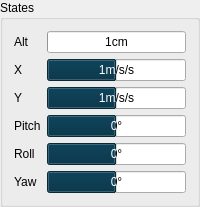
           <widget class="QGroupBox" name="groupBox_4">
            <property name="maximumSize">
             <size>
              <width>600</width>
              <height>600</height>
             </size>
            </property>
            <property name="title">
             <string>States</string>
            </property>
            <layout class="QGridLayout" name="gridLayout_6">
             <item row="0" column="0">
              <layout class="QGridLayout" name="gridLayout_5">
               <item row="0" column="0">
                <widget class="QLabel" name="label_27">
                 <property name="sizePolicy">
                  <sizepolicy hsizetype="Maximum" vsizetype="Minimum">
                   <horstretch>0</horstretch>
                   <verstretch>0</verstretch>
                  </sizepolicy>
                 </property>
                 <property name="maximumSize">
                  <size>
                   <width>16777215</width>
                   <height>15</height>
                  </size>
                 </property>
                 <property name="font">
                  <font>
                   <strikeout>false</strikeout>
                  </font>
                 </property>
                 <property name="text">
                  <string>Alt</string>
                 </property>
                 <property name="textFormat">
                  <enum>Qt::PlainText</enum>
                 </property>
                 <property name="scaledContents">
                  <bool>false</bool>
                 </property>
                </widget>
               </item>
               <item row="0" column="1">
                <widget class="QProgressBar" name="altBar">
                 <property name="sizePolicy">
                  <sizepolicy hsizetype="Expanding" vsizetype="MinimumExpanding">
                   <horstretch>0</horstretch>
                   <verstretch>0</verstretch>
                  </sizepolicy>
                 </property>
                 <property name="minimumSize">
                  <size>
                   <width>0</width>
                   <height>0</height>
                  </size>
                 </property>
                 <property name="maximumSize">
                  <size>
                   <width>16777215</width>
                   <height>16777215</height>
                  </size>
                 </property>
                 <property name="palette">
                  <palette>
                   <active>
                    <colorrole role="Highlight">
                     <brush brushstyle="SolidPattern">
                      <color alpha="255">
                       <red>13</red>
                       <green>57</green>
                       <blue>76</blue>
                      </color>
                     </brush>
                    </colorrole>
                   </active>
                   <inactive>
                    <colorrole role="Highlight">
                     <brush brushstyle="SolidPattern">
                      <color alpha="255">
                       <red>13</red>
                       <green>57</green>
                       <blue>76</blue>
                      </color>
                     </brush>
                    </colorrole>
                   </inactive>
                   <disabled>
                    <colorrole role="Highlight">
                     <brush brushstyle="SolidPattern">
                      <color alpha="255">
                       <red>250</red>
                       <green>250</green>
                       <blue>250</blue>
                      </color>
                     </brush>
                    </colorrole>
                   </disabled>
                  </palette>
                 </property>
                 <property name="minimum">
                  <number>0</number>
                 </property>
                 <property name="maximum">
                  <number>600</number>
                 </property>
                 <property name="value">
                  <number>1</number>
                 </property>
                 <property name="alignment">
                  <set>Qt::AlignLeading|Qt::AlignLeft|Qt::AlignVCenter</set>
                 </property>
                 <property name="orientation">
                  <enum>Qt::Horizontal</enum>
                 </property>
                 <property name="format">
                  <string>%vcm</string>
                 </property>
                </widget>
               </item>
               <item row="1" column="0">
                <widget class="QLabel" name="label_25">
                 <property name="sizePolicy">
                  <sizepolicy hsizetype="Maximum" vsizetype="Minimum">
                   <horstretch>0</horstretch>
                   <verstretch>0</verstretch>
                  </sizepolicy>
                 </property>
                 <property name="maximumSize">
                  <size>
                   <width>16777215</width>
                   <height>15</height>
                  </size>
                 </property>
                 <property name="text">
                  <string>X</string>
                 </property>
                </widget>
               </item>
               <item row="1" column="1">
                <widget class="QProgressBar" name="xBar">
                 <property name="sizePolicy">
                  <sizepolicy hsizetype="Expanding" vsizetype="MinimumExpanding">
                   <horstretch>0</horstretch>
                   <verstretch>0</verstretch>
                  </sizepolicy>
                 </property>
                 <property name="minimumSize">
                  <size>
                   <width>0</width>
                   <height>0</height>
                  </size>
                 </property>
                 <property name="maximumSize">
                  <size>
                   <width>16777215</width>
                   <height>16777215</height>
                  </size>
                 </property>
                 <property name="palette">
                  <palette>
                   <active>
                    <colorrole role="Highlight">
                     <brush brushstyle="SolidPattern">
                      <color alpha="255">
                       <red>13</red>
                       <green>57</green>
                       <blue>76</blue>
                      </color>
                     </brush>
                    </colorrole>
                   </active>
                   <inactive>
                    <colorrole role="Highlight">
                     <brush brushstyle="SolidPattern">
                      <color alpha="255">
                       <red>13</red>
                       <green>57</green>
                       <blue>76</blue>
                      </color>
                     </brush>
                    </colorrole>
                   </inactive>
                   <disabled>
                    <colorrole role="Highlight">
                     <brush brushstyle="SolidPattern">
                      <color alpha="255">
                       <red>250</red>
                       <green>250</green>
                       <blue>250</blue>
                      </color>
                     </brush>
                    </colorrole>
                   </disabled>
                  </palette>
                 </property>
                 <property name="minimum">
                  <number>-400</number>
                 </property>
                 <property name="maximum">
                  <number>400</number>
                 </property>
                 <property name="value">
                  <number>1</number>
                 </property>
                 <property name="alignment">
                  <set>Qt::AlignLeading|Qt::AlignLeft|Qt::AlignVCenter</set>
                 </property>
                 <property name="orientation">
                  <enum>Qt::Horizontal</enum>
                 </property>
                 <property name="format">
                  <string>%vm/s/s</string>
                 </property>
                </widget>
               </item>
               <item row="2" column="0">
                <widget class="QLabel" name="label_26">
                 <property name="sizePolicy">
                  <sizepolicy hsizetype="Maximum" vsizetype="Minimum">
                   <horstretch>0</horstretch>
                   <verstretch>0</verstretch>
                  </sizepolicy>
                 </property>
                 <property name="maximumSize">
                  <size>
                   <width>16777215</width>
                   <height>15</height>
                  </size>
                 </property>
                 <property name="text">
                  <string>Y</string>
                 </property>
                </widget>
               </item>
               <item row="2" column="1">
                <widget class="QProgressBar" name="yBar">
                 <property name="sizePolicy">
                  <sizepolicy hsizetype="Expanding" vsizetype="MinimumExpanding">
                   <horstretch>0</horstretch>
                   <verstretch>0</verstretch>
                  </sizepolicy>
                 </property>
                 <property name="minimumSize">
                  <size>
                   <width>0</width>
                   <height>0</height>
                  </size>
                 </property>
                 <property name="maximumSize">
                  <size>
                   <width>16777215</width>
                   <height>16777215</height>
                  </size>
                 </property>
                 <property name="palette">
                  <palette>
                   <active>
                    <colorrole role="Highlight">
                     <brush brushstyle="SolidPattern">
                      <color alpha="255">
                       <red>13</red>
                       <green>57</green>
                       <blue>76</blue>
                      </color>
                     </brush>
                    </colorrole>
                   </active>
                   <inactive>
                    <colorrole role="Highlight">
                     <brush brushstyle="SolidPattern">
                      <color alpha="255">
                       <red>13</red>
                       <green>57</green>
                       <blue>76</blue>
                      </color>
                     </brush>
                    </colorrole>
                   </inactive>
                   <disabled>
                    <colorrole role="Highlight">
                     <brush brushstyle="SolidPattern">
                      <color alpha="255">
                       <red>250</red>
                       <green>250</green>
                       <blue>250</blue>
                      </color>
                     </brush>
                    </colorrole>
                   </disabled>
                  </palette>
                 </property>
                 <property name="minimum">
                  <number>-400</number>
                 </property>
                 <property name="maximum">
                  <number>400</number>
                 </property>
                 <property name="value">
                  <number>1</number>
                 </property>
                 <property name="alignment">
                  <set>Qt::AlignLeading|Qt::AlignLeft|Qt::AlignVCenter</set>
                 </property>
                 <property name="orientation">
                  <enum>Qt::Horizontal</enum>
                 </property>
                 <property name="format">
                  <string>%vm/s/s</string>
                 </property>
                </widget>
               </item>
               <item row="3" column="0">
                <widget class="QLabel" name="label_22">
                 <property name="sizePolicy">
                  <sizepolicy hsizetype="Maximum" vsizetype="Minimum">
                   <horstretch>0</horstretch>
                   <verstretch>0</verstretch>
                  </sizepolicy>
                 </property>
                 <property name="maximumSize">
                  <size>
                   <width>16777215</width>
                   <height>15</height>
                  </size>
                 </property>
                 <property name="text">
                  <string>Pitch</string>
                 </property>
                </widget>
               </item>
               <item row="3" column="1">
                <widget class="QProgressBar" name="pitchBar">
                 <property name="sizePolicy">
                  <sizepolicy hsizetype="Expanding" vsizetype="MinimumExpanding">
                   <horstretch>0</horstretch>
                   <verstretch>0</verstretch>
                  </sizepolicy>
                 </property>
                 <property name="minimumSize">
                  <size>
                   <width>0</width>
                   <height>0</height>
                  </size>
                 </property>
                 <property name="maximumSize">
                  <size>
                   <width>16777215</width>
                   <height>16777215</height>
                  </size>
                 </property>
                 <property name="palette">
                  <palette>
                   <active>
                    <colorrole role="Highlight">
                     <brush brushstyle="SolidPattern">
                      <color alpha="255">
                       <red>13</red>
                       <green>57</green>
                       <blue>76</blue>
                      </color>
                     </brush>
                    </colorrole>
                   </active>
                   <inactive>
                    <colorrole role="Highlight">
                     <brush brushstyle="SolidPattern">
                      <color alpha="255">
                       <red>13</red>
                       <green>57</green>
                       <blue>76</blue>
                      </color>
                     </brush>
                    </colorrole>
                   </inactive>
                   <disabled>
                    <colorrole role="Highlight">
                     <brush brushstyle="SolidPattern">
                      <color alpha="255">
                       <red>250</red>
                       <green>250</green>
                       <blue>250</blue>
                      </color>
                     </brush>
                    </colorrole>
                   </disabled>
                  </palette>
                 </property>
                 <property name="minimum">
                  <number>-180</number>
                 </property>
                 <property name="maximum">
                  <number>180</number>
                 </property>
                 <property name="value">
                  <number>0</number>
                 </property>
                 <property name="alignment">
                  <set>Qt::AlignCenter</set>
                 </property>
                 <property name="orientation">
                  <enum>Qt::Horizontal</enum>
                 </property>
                 <property name="format">
                  <string>%v°</string>
                 </property>
                </widget>
               </item>
               <item row="4" column="0">
                <widget class="QLabel" name="label_23">
                 <property name="sizePolicy">
                  <sizepolicy hsizetype="Maximum" vsizetype="Minimum">
                   <horstretch>0</horstretch>
                   <verstretch>0</verstretch>
                  </sizepolicy>
                 </property>
                 <property name="maximumSize">
                  <size>
                   <width>16777215</width>
                   <height>15</height>
                  </size>
                 </property>
                 <property name="text">
                  <string>Roll</string>
                 </property>
                </widget>
               </item>
               <item row="4" column="1">
                <widget class="QProgressBar" name="rollBar">
                 <property name="sizePolicy">
                  <sizepolicy hsizetype="Expanding" vsizetype="MinimumExpanding">
                   <horstretch>0</horstretch>
                   <verstretch>0</verstretch>
                  </sizepolicy>
                 </property>
                 <property name="minimumSize">
                  <size>
                   <width>0</width>
                   <height>0</height>
                  </size>
                 </property>
                 <property name="maximumSize">
                  <size>
                   <width>16777215</width>
                   <height>16777215</height>
                  </size>
                 </property>
                 <property name="palette">
                  <palette>
                   <active>
                    <colorrole role="Highlight">
                     <brush brushstyle="SolidPattern">
                      <color alpha="255">
                       <red>13</red>
                       <green>57</green>
                       <blue>76</blue>
                      </color>
                     </brush>
                    </colorrole>
                   </active>
                   <inactive>
                    <colorrole role="Highlight">
                     <brush brushstyle="SolidPattern">
                      <color alpha="255">
                       <red>13</red>
                       <green>57</green>
                       <blue>76</blue>
                      </color>
                     </brush>
                    </colorrole>
                   </inactive>
                   <disabled>
                    <colorrole role="Highlight">
                     <brush brushstyle="SolidPattern">
                      <color alpha="255">
                       <red>250</red>
                       <green>250</green>
                       <blue>250</blue>
                      </color>
                     </brush>
                    </colorrole>
                   </disabled>
                  </palette>
                 </property>
                 <property name="minimum">
                  <number>-180</number>
                 </property>
                 <property name="maximum">
                  <number>180</number>
                 </property>
                 <property name="value">
                  <number>0</number>
                 </property>
                 <property name="alignment">
                  <set>Qt::AlignCenter</set>
                 </property>
                 <property name="orientation">
                  <enum>Qt::Horizontal</enum>
                 </property>
                 <property name="format">
                  <string>%v°</string>
                 </property>
                </widget>
               </item>
               <item row="5" column="0">
                <widget class="QLabel" name="label_24">
                 <property name="sizePolicy">
                  <sizepolicy hsizetype="Maximum" vsizetype="Minimum">
                   <horstretch>0</horstretch>
                   <verstretch>0</verstretch>
                  </sizepolicy>
                 </property>
                 <property name="maximumSize">
                  <size>
                   <width>16777215</width>
                   <height>15</height>
                  </size>
                 </property>
                 <property name="text">
                  <string>Yaw</string>
                 </property>
                </widget>
               </item>
               <item row="5" column="1">
                <widget class="QProgressBar" name="yawBar">
                 <property name="sizePolicy">
                  <sizepolicy hsizetype="Expanding" vsizetype="MinimumExpanding">
                   <horstretch>0</horstretch>
                   <verstretch>0</verstretch>
                  </sizepolicy>
                 </property>
                 <property name="minimumSize">
                  <size>
                   <width>0</width>
                   <height>0</height>
                  </size>
                 </property>
                 <property name="maximumSize">
                  <size>
                   <width>16777215</width>
                   <height>16777215</height>
                  </size>
                 </property>
                 <property name="palette">
                  <palette>
                   <active>
                    <colorrole role="Highlight">
                     <brush brushstyle="SolidPattern">
                      <color alpha="255">
                       <red>13</red>
                       <green>57</green>
                       <blue>76</blue>
                      </color>
                     </brush>
                    </colorrole>
                   </active>
                   <inactive>
                    <colorrole role="Highlight">
                     <brush brushstyle="SolidPattern">
                      <color alpha="255">
                       <red>13</red>
                       <green>57</green>
                       <blue>76</blue>
                      </color>
                     </brush>
                    </colorrole>
                   </inactive>
                   <disabled>
                    <colorrole role="Highlight">
                     <brush brushstyle="SolidPattern">
                      <color alpha="255">
                       <red>250</red>
                       <green>250</green>
                       <blue>250</blue>
                      </color>
                     </brush>
                    </colorrole>
                   </disabled>
                  </palette>
                 </property>
                 <property name="minimum">
                  <number>-180</number>
                 </property>
                 <property name="maximum">
                  <number>180</number>
                 </property>
                 <property name="value">
                  <number>0</number>
                 </property>
                 <property name="alignment">
                  <set>Qt::AlignCenter</set>
                 </property>
                 <property name="orientation">
                  <enum>Qt::Horizontal</enum>
                 </property>
                 <property name="invertedAppearance">
                  <bool>false</bool>
                 </property>
                 <property name="format">
                  <string>%v°</string>
                 </property>
                </widget>
               </item>
              </layout>
             </item>
            </layout>
           </widget>
